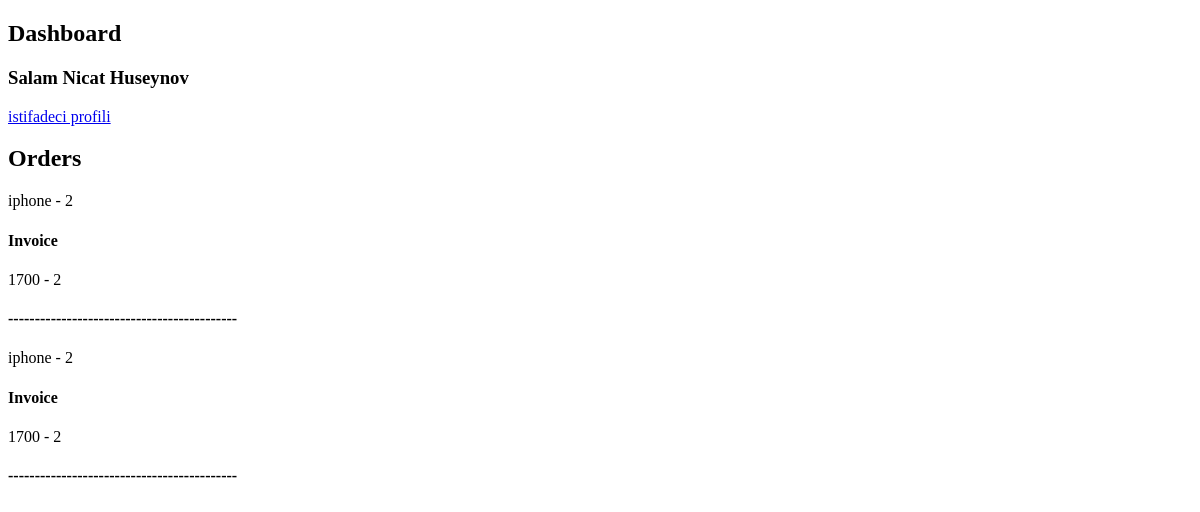
The app's page /dashboard/ (signed in), older data.
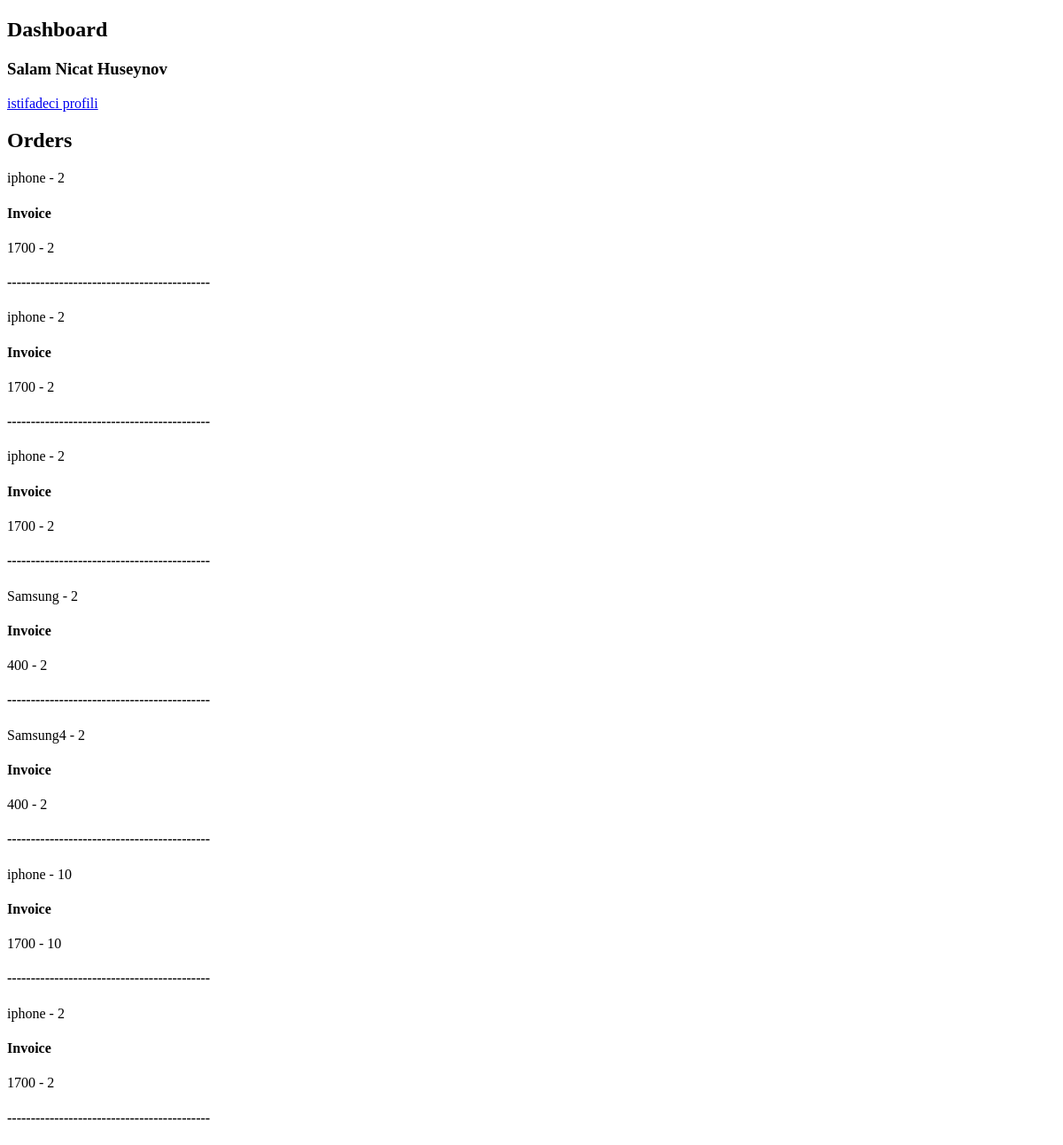
The same page, newer data.
### order/models.py (models this page shows, shortened)
class Order(TimeStampedModel):
    user = models.ForeignKey(User, on_delete=models.CASCADE, null=True,blank=True)
    product = models.ForeignKey(Product, on_delete=models.CASCADE)
    quantity = models.PositiveIntegerField(default=1)
    first_name = models.CharField(max_length=55,blank=True)
    last_name = models.CharField(max_length=55,blank=True)
    phone = models.CharField(max_length=12, blank=True)
    address = models.CharField(max_length=500, blank=True)

class Invoice(TimeStampedModel):
    order = models.OneToOneField(Order, on_delete=models.CASCADE)
    quantity = models.PositiveIntegerField(default=1)
    price = models.IntegerField(default=0)
    paid = models.BooleanField(default=False)
    transaction_id = models.CharField(max_length=255)

### product/models.py (models this page shows, shortened)
class Product(TimeStampedModel):
    user = models.ForeignKey(User, on_delete=models.CASCADE, null=True)
    name = models.CharField(max_length=100)
    image = models.ImageField("product_image",null=True,blank=True)
    description = models.TextField()
    price = models.IntegerField()
    discount_price = models.IntegerField(blank=True,null=True)
    available = models.BooleanField(default=True)

### dashboard/views.py (the view)
# urls.py: path("", dashboard_view, name="dashboard_view"),
@login_required(login_url='login_views')
def dashboard_view(request):
    orders = Order.objects.filter(user=request.user)
    context = {
        'orders': orders,
        }
    return render(request, 'dashboard/dashboard.html', context)

### templates/dashboard/dashboard.html (shortened to what this page needs)
<!DOCTYPE html>
<html lang="en">
<head>
</head>
<body>
    <h2>Dashboard</h2>
    <h3>Salam {{request.user.get_full_name}}</h3>
    <a href="{% url 'profile_view' %}">istifadeci profili</a>
    <h2>Orders</h2>
    {% for instance in orders %}
    <p>{{instance.product.name}} - {{instance.quantity}}</p>
    <h4>Invoice</h4>
    <p>{{instance.invoice.price}} - {{instance.invoice.quantity}}</p>
    <h4>-------------------------------------------</h4>
    {% endfor %}
</body>
</html>

Row changes from the older to the newer data that the page shows:
added Order: product.name "iphone", quantity "2", invoice.price "1700", invoice.quantity "2"
added Order: product.name "Samsung", quantity "2", invoice.price "400", invoice.quantity "2"
added Order: product.name "Samsung4", quantity "2", invoice.price "400", invoice.quantity "2"
added Order: product.name "iphone", quantity "10", invoice.price "1700", invoice.quantity "10"
added Order: product.name "iphone", quantity "2", invoice.price "1700", invoice.quantity "2"
